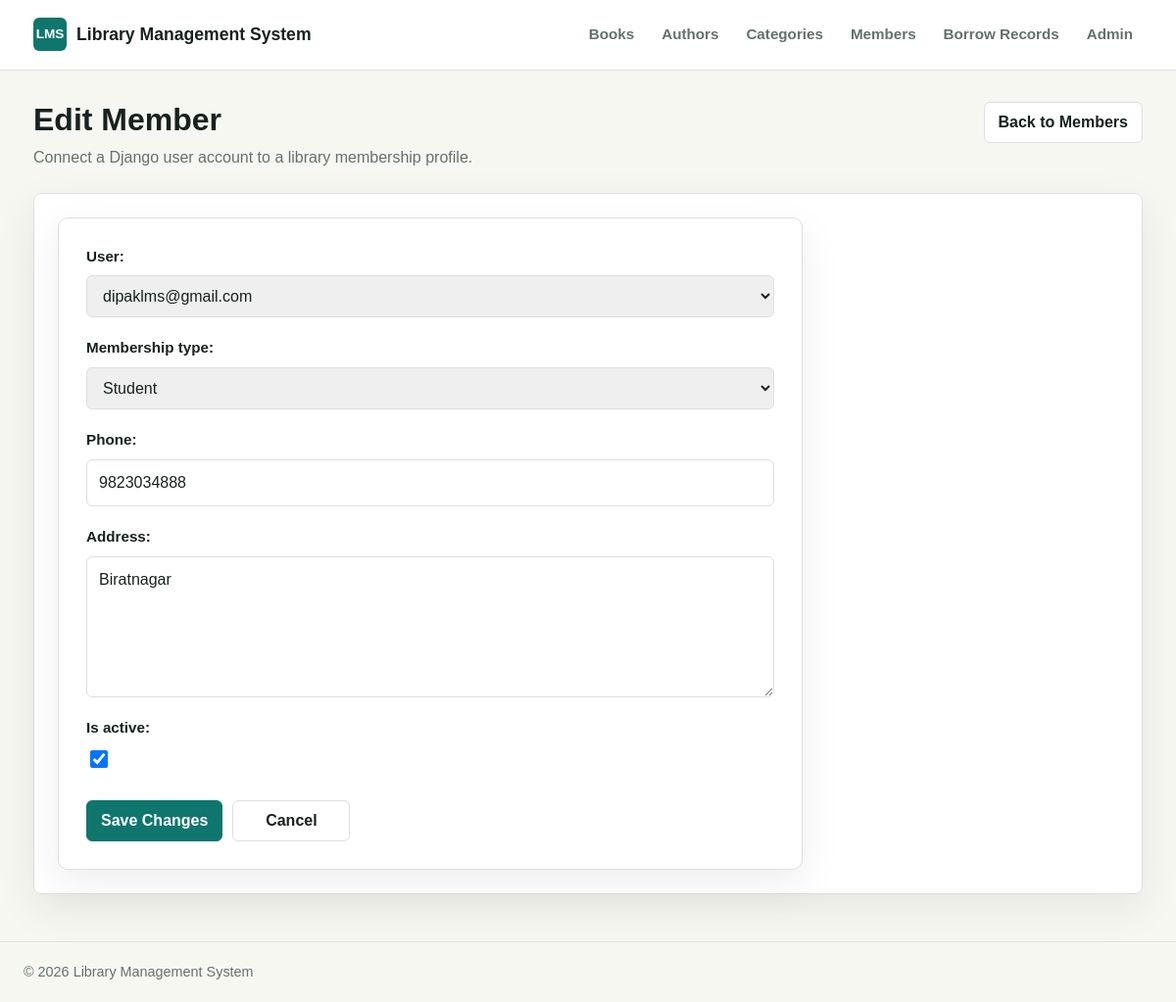
The app's page /members/2/edit/ with its own data.
### members/models.py (models this page shows, shortened)
class Member(models.Model):
    MEMBERSHIP_CHOICES = [
        ('student', 'Student'),
        ('faculty', 'Faculty'),
        ('public',  'Public'),
    ]
    user = models.OneToOneField(
        User,
        on_delete=models.CASCADE
    )
    membership_type = models.CharField(
        max_length=20,
        choices=MEMBERSHIP_CHOICES,
        default='student'
    )
    phone            = models.CharField(max_length=15, blank=True)
    address          = models.TextField(blank=True)
    membership_date  = models.DateField(auto_now_add=True)
    is_active        = models.BooleanField(default=True)
    class Meta:
        ordering = ['user__last_name']

### members/views.py (the view)
# urls.py: path('<int:pk>/edit/', views.member_update, name='update'),
def member_update(request, pk):
    member = get_object_or_404(Member, pk=pk)
    if request.method == 'POST':
        form = MemberForm(request.POST, instance=member)
        if form.is_valid():
            member = form.save()
            messages.success(request, 'Member updated successfully.')
            return redirect('members:detail', pk=member.pk)
    else:
        form = MemberForm(instance=member)
    return render(
        request,
        'members/form.html',
        {
            'form': form,
            'member': member,
            'form_title': 'Edit Member',
            'submit_label': 'Save Changes',
        }
    )

### members/forms.py
class MemberForm(forms.ModelForm):
    class Meta:
        model = Member
        fields = [
            'user',
            'membership_type',
            'phone',
            'address',
            'is_active',
        ]
        widgets = {
            'phone': forms.TextInput(attrs={
                'placeholder': 'Phone number',
            }),
            'address': forms.Textarea(attrs={
                'placeholder': 'Optional member address',
                'rows': 5,
            }),
        }

### members/templates/members/form.html (shortened to what this page needs)
{% extends 'base.html' %}
{% block page_title %}{{ form_title }}{% endblock %}
{% block page_subtitle %}
    <p>Connect a Django user account to a library membership profile.</p>
{% endblock %}
{% block page_actions %}
    <a class="button secondary" href="{% url 'members:list' %}">Back to Members</a>
{% endblock %}
{% block content %}
    <div class="form-card">
        <form class="member-form" method="post" novalidate>
            {% for field in form %}
                <div class="form-field">
                    {{ field.label_tag }}
                    {{ field }}
                </div>
            {% endfor %}
            <div class="form-actions">
                <button class="button" type="submit">{{ submit_label }}</button>
                <a class="button secondary" href="{% url 'members:list' %}">Cancel</a>
            </div>
        </form>
    </div>
{% endblock %}

### templates/base.html (style rules this page uses)
:root { --bg: #f7f7f2; --surface: #ffffff; --surface-muted: #f0f4f3; --text: #17211f; --muted: #64716e; --border: #d9e1de; --brand: #0f766e; --brand-dark: #115e59; --accent: #b45309; --danger: #be123c; --shadow: 0 14px 40px rgba(23, 33, 31, 0.08); }
* { box-sizing: border-box; }
body { margin: 0; min-height: 100vh; background: var(--bg); color: var(--text); font-family: Arial, Helvetica, sans-serif; line-height: 1.5; }
a { color: inherit; text-decoration: none; }
.page-heading p { color: var(--muted); margin: 8px 0 0; max-width: 700px; }
.button { align-items: center; background: var(--brand); border: 1px solid var(--brand); border-radius: 6px; color: #ffffff; cursor: pointer; display: inline-flex; font: inherit; font-weight: 700; justify-content: center; min-height: 40px; padding: 8px 14px; }
.button.secondary { background: var(--surface); border-color: var(--border); color: var(--text); }

### members/templates/members/form.html (style rules this page uses)
.form-card { background: var(--surface); border: 1px solid var(--border); border-radius: 10px; box-shadow: var(--shadow); padding: 28px; max-width: 760px; }
.member-form { display: grid; gap: 20px; }
.form-field { display: grid; gap: 8px; }
.form-field label { font-weight: 700; color: var(--text); font-size: 0.95rem; }
.form-field input, .form-field select, .form-field textarea { border: 1px solid var(--border); border-radius: 6px; color: var(--text); font: inherit; padding: 11px 12px; width: 100%; transition: all 0.2s ease; }
.form-field input[type="checkbox"] { height: 18px; width: 18px; }
.form-actions { display: flex; flex-wrap: wrap; gap: 10px; margin-top: 10px; }
.form-actions .button { min-width: 120px; }

### records on screen
Member: form "dipaklms@gmail.com" "Student" "9823034888" "Biratnagar" "☑"

### other values on screen
{{ field.label_tag }} "User:" "Membership type:" "Phone:" "Address:" "Is active:"
{{ submit_label }} "Save Changes"
